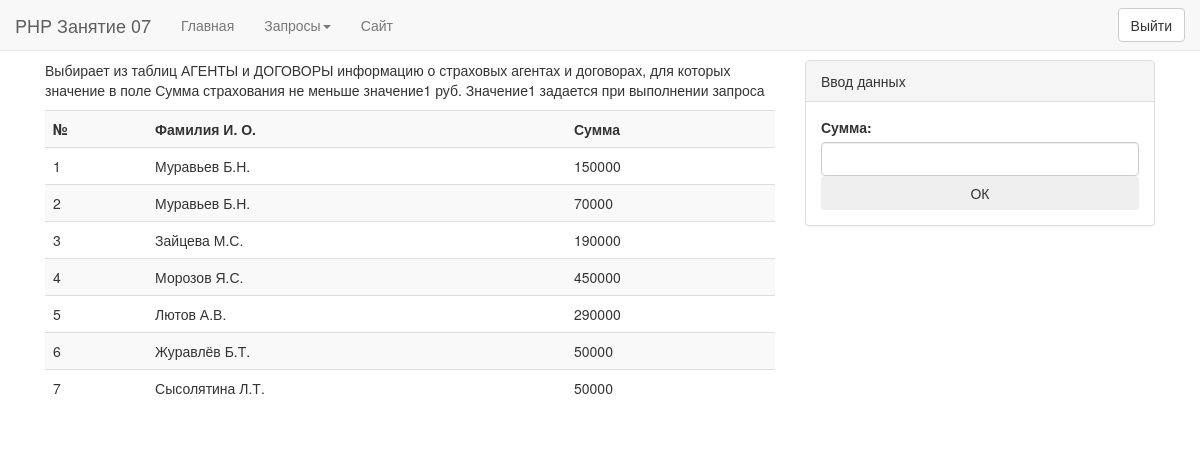
The app's page /pages/page3.php with its own data.
### tables this page shows
create table if not exists `Contracts`(
	`id` int(11) not null auto_increment
    ,`id_customers` int not null
    ,`id_agent` int not null
    ,`id_insurance_type` int not null
    ,`insurance_amount` double not null
    ,`date` date not null
    ,primary key(id)
    ,foreign key(id_customers) references Customers(id)
    ,foreign key(id_agent) references Insurance_Agents(id)
    ,foreign key(id_insurance_type) references Insurance_type(id)
);

### pages/page3.php (the view, shortened to what this page needs)
<!doctype html>
<html lang="ru">
<head>
    <link rel="stylesheet" href="../Bootstrap/styles/bootstrap.min.css">
    <link rel="stylesheet" href="../css/style.css">
</head>
<body>
<nav class="navbar navbar-default navbar-fixed-top" role="navigation">
    <div class="container-fluid">
        <div class="navbar-header">
            <a class="navbar-brand" href="#">PHP Занятие 07</a>
        </div>
        <?php
        if(session_id() == null){
            echo <<<END
                    <div class="collapse navbar-collapse">
                        <ul class="nav navbar-nav">
                            <li><p>Войдите в приложение</p></li>
                        </ul>
                        <div class="nav-btn">
                        <form method="post">
                            <button class="btn btn-default" type="submit" name="enter-btn">Войти</button>
                        </form>
                        </div>
                    </div>
END;
        }
        else{
            echo <<<END
                    <div class="collapse navbar-collapse">
                        <ul class="nav navbar-nav">
                            <li><a href="../index.php">Главная</a></li>
                            <li class="dropdown"><a href="" class="dropdown-toggle" data-toggle="dropdown">Запросы<span class="caret"></span></a>
								<ul class="dropdown-menu" role="menu">
									<li><a href="page1.php">Запрос №1</a></li>
									<li><a href="page2.php">Запрос №2</a></li>
									<li><a href="page3.php">Запрос №3</a></li>
									<li><a href="page4.php">Запрос №4</a></li>
									<li><a href="page5.php">Запрос №5</a></li>
									<li><a href="page6.php">Запрос №6</a></li>
									<li><a href="page7.php">Запрос №7</a></li>
									<li><a href="page8.php">Запрос №8</a></li>
									<li><a href="page9.php">Запрос №9</a></li>
									<li><a href="page10.php">Запрос №10</a></li>
									<li><a href="page11.php">Запрос №11</a></li>
									<li><a href="page12.php">Запрос №12</a></li>
								</ul>
							</li>
							<li><a href="https://test-sytecom.000webhostapp.com">Сайт</a></li>
                        </ul>
                        <div class="nav-btn">
                        <form method="post">
                            <button class="btn btn-default" name="exit-btn">Выйти</button>
                        </form>
                        </div>
                    </div>
END;
        }
        ?>
    </div>
</nav>
<div class="task_page1">
    <div class="container">
        <div class="col-md-8">
            <p>Выбирает из таблиц АГЕНТЫ и ДОГОВОРЫ информацию о страховых агентах и договорах, для которых значение в поле Сумма страхования не меньше значение1 руб. Значение1 задается при выполнении запроса</p>
            <?php
            require_once "../connection.php";
            $link = mysqli_connect($host, $user, $password, $database)
            or die("Ошибка ".mysqli_error($link));
            $query = "select
                        Contracts.id as 'id'
                         ,concat(Insurance_Agents.surname_agent, ' ', substring(Insurance_Agents.name_agent,1,1), '.', substring(Insurance_Agents.patronymic_agent,1,1), '.') as 'agent'
                         ,insurance_amount as 'summa'
                    from
                        Contracts join Insurance_Agents on Contracts.id_agent = Insurance_Agents.id";
            $result = mysqli_query($link, $query) or die("Ошибка ".mysqli_error($link));
            if($result) {
                echo "<table class='table table-striped'><tr><th>№</th><th>Фамилия И. О.</th><th>Сумма</th></tr>";
                while($row = mysqli_fetch_object($result)) {
                    echo "<tr>";
                    echo "<td>".$row->id."</td>";
                    echo "<td>".$row->agent."</td>";
                    echo "<td>".$row->summa."</td>";
                    echo "</tr>";
                }
                echo "</table>";
            }
            ?>
        </div>
        <div class="col-md-4">
            <div class="panel panel-default">
                <div class="panel-heading">
                    Ввод данных
                </div>
                <div class="panel-body">
                    <form method="post">
                        <label>Сумма:</label>
                        <input type="text" class="form-control" name="summa" required>
                        <button class="btn" type="submit" name="btn_ok">ОК</button>
                    </form>
                </div>
            </div>
        </div>
    </div>
</div>
</body>
</html>

### css/style.css (style rules this page uses)
.task_page, .task_page1 { margin-top: 60px; }
.nav-btn { float: right; line-height: 46px; }
.btn { width: 100%; }

### records on screen
contracts: id "1", agent "Муравьев Б.Н.", insurance_amount "150000"
contracts: id "2", agent "Муравьев Б.Н.", insurance_amount "70000"
contracts: id "3", agent "Зайцева М.С.", insurance_amount "190000"
contracts: id "4", agent "Морозов Я.С.", insurance_amount "450000"
contracts: id "5", agent "Лютов А.В.", insurance_amount "290000"
contracts: id "6", agent "Журавлёв Б.Т.", insurance_amount "50000"
contracts: id "7", agent "Сысолятина Л.Т.", insurance_amount "50000"
